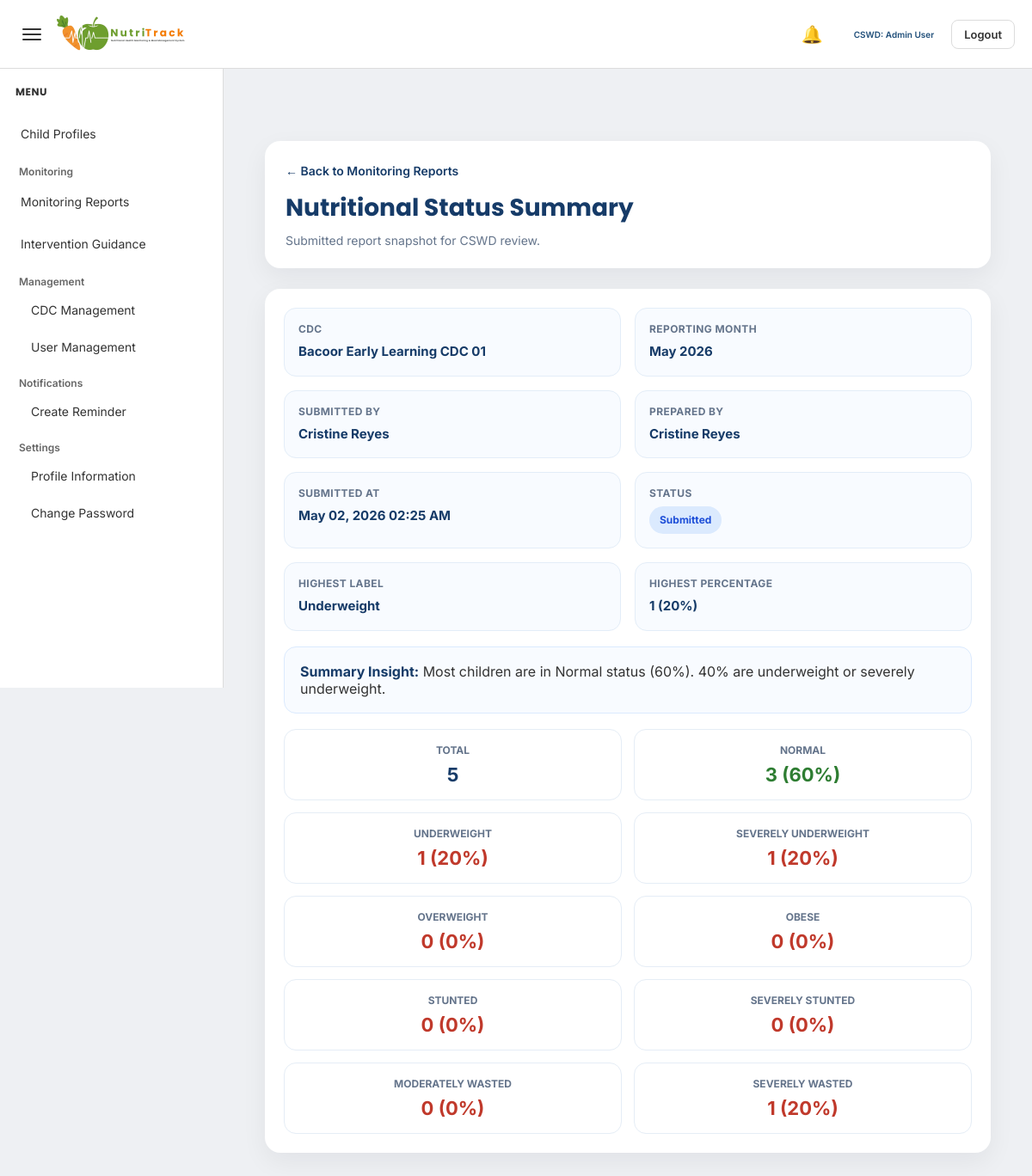
Screenshot of /admin/view_nutritional_status_summary_report.php?id=23 (signed in) with the database file from the repository.
### tables this page shows
CREATE TABLE `submitted_reports` (
  `submitted_report_id` int(11) NOT NULL,
  `report_type` varchar(100) NOT NULL,
  `cdc_id` int(11) NOT NULL,
  `submitted_by` int(11) NOT NULL,
  `date_from` date DEFAULT NULL,
  `date_to` date DEFAULT NULL,
  `submitted_at` datetime NOT NULL DEFAULT current_timestamp(),
  `status` varchar(50) NOT NULL DEFAULT 'submitted',
  `report_payload` longtext NOT NULL
);

CREATE TABLE `cdc` (
  `cdc_id` int(11) NOT NULL,
  `cdc_name` varchar(100) DEFAULT NULL,
  `barangay` varchar(100) DEFAULT NULL,
  `address` text DEFAULT NULL,
  `status` varchar(20) DEFAULT 'Active',
  `created_at` timestamp NOT NULL DEFAULT current_timestamp()
);

### admin/view_nutritional_status_summary_report.php (the view, shortened to what this page needs)
<?php
include '../config/database.php';
function h($value)
{
    return htmlspecialchars((string)$value, ENT_QUOTES, 'UTF-8');
}
function safe_value($value, $fallback = 'N/A')
{
    return (isset($value) && trim((string)$value) !== '') ? $value : $fallback;
}
function format_datetime_value($date, $fallback = 'N/A')
{
    $timestamp = strtotime($date);
    return date('F d, Y h:i A', $timestamp);
}
$submitted_report_id = (int) $_GET['id'];
$report_sql = "
    SELECT
        sr.submitted_report_id,
        sr.report_type,
        sr.cdc_id,
        sr.submitted_by,
        sr.date_from,
        sr.date_to,
        sr.submitted_at,
        sr.status,
        sr.report_payload,
        c.cdc_name,
        c.barangay,
        c.address AS cdc_address,
        CONCAT(
            COALESCE(u.first_name, ''),
            CASE
                WHEN u.first_name IS NOT NULL AND u.first_name != '' AND u.last_name IS NOT NULL AND u.last_name != '' THEN ' '
                ELSE ''
            END,
            COALESCE(u.last_name, '')
        ) AS submitted_by_name
    FROM submitted_reports sr
    INNER JOIN cdc c ON sr.cdc_id = c.cdc_id
    INNER JOIN users u ON sr.submitted_by = u.user_id
    WHERE sr.submitted_report_id = ?
    LIMIT 1
";
$stmt_report = mysqli_prepare($conn, $report_sql);
mysqli_stmt_bind_param($stmt_report, "i", $submitted_report_id);
mysqli_stmt_execute($stmt_report);
$result_report = mysqli_stmt_get_result($stmt_report);
$report = mysqli_fetch_assoc($result_report);
$payload = json_decode($report['report_payload'], true);
$rows = [];
if (isset($payload['submitted_rows']) && is_array($payload['submitted_rows'])) {
    $rows = $payload['submitted_rows'];
}
$summary_row = !empty($rows) && isset($rows[0]) && is_array($rows[0]) ? $rows[0] : [];
$prepared_by = safe_value($payload['prepared_by'] ?? '', $report['submitted_by_name']);
$reporting_month = safe_value($payload['reporting_month'] ?? '', 'N/A');
$reporting_month_display = safe_value($payload['reporting_month_display'] ?? '', $reporting_month);
$summary_text = safe_value($payload['summary_text'] ?? '', 'N/A');
$highest_label = safe_value($payload['highest_label'] ?? '', 'N/A');
$highest_value = isset($payload['highest_value']) ? $payload['highest_value'] : 'N/A';
$highest_pct = isset($payload['highest_pct']) ? $payload['highest_pct'] : 'N/A';
$total = isset($summary_row['total']) ? $summary_row['total'] : 0;
$normal = isset($summary_row['normal']) ? $summary_row['normal'] : 0;
$normal_pct = isset($summary_row['normal_pct']) ? $summary_row['normal_pct'] : 0;
$underweight = isset($summary_row['underweight']) ? $summary_row['underweight'] : 0;
$underweight_pct = isset($summary_row['underweight_pct']) ? $summary_row['underweight_pct'] : 0;
$severely_underweight = isset($summary_row['severely_underweight']) ? $summary_row['severely_underweight'] : 0;
$severely_underweight_pct = isset($summary_row['severely_underweight_pct']) ? $summary_row['severely_underweight_pct'] : 0;
$overweight = isset($summary_row['overweight']) ? $summary_row['overweight'] : 0;
$overweight_pct = isset($summary_row['overweight_pct']) ? $summary_row['overweight_pct'] : 0;
$obese = isset($summary_row['obese']) ? $summary_row['obese'] : 0;
$obese_pct = isset($summary_row['obese_pct']) ? $summary_row['obese_pct'] : 0;
$stunted = isset($summary_row['stunted']) ? $summary_row['stunted'] : 0;
$stunted_pct = isset($summary_row['stunted_pct']) ? $summary_row['stunted_pct'] : 0;
$severely_stunted = isset($summary_row['severely_stunted']) ? $summary_row['severely_stunted'] : 0;
$severely_stunted_pct = isset($summary_row['severely_stunted_pct']) ? $summary_row['severely_stunted_pct'] : 0;
$moderately_wasted = isset($summary_row['moderately_wasted']) ? $summary_row['moderately_wasted'] : 0;
$moderately_wasted_pct = isset($summary_row['moderately_wasted_pct']) ? $summary_row['moderately_wasted_pct'] : 0;
$severely_wasted = isset($summary_row['severely_wasted']) ? $summary_row['severely_wasted'] : 0;
$severely_wasted_pct = isset($summary_row['severely_wasted_pct']) ? $summary_row['severely_wasted_pct'] : 0;
$status = strtolower(trim((string)$report['status']));
$status_class = 'status-default';
if ($status === 'submitted') {
    $status_class = 'status-submitted';
} elseif ($status === 'reviewed') {
    $status_class = 'status-reviewed';
} elseif ($status === 'approved') {
    $status_class = 'status-approved';
} elseif ($status === 'returned') {
    $status_class = 'status-returned';
}
?>
<!DOCTYPE html>
<html lang="en">
<head>
    <link rel="stylesheet" href="../assets/admin/admin-style.css">
</head>
<body>
<?php include '../includes/admin_topbar.php'; ?>
<?php include '../includes/admin_sidebar.php'; ?>
<div class="main-content" id="mainContent">
    <div class="report-view-wrapper">
        <div class="report-header-card">
            <a href="monitoring_reports.php" class="back-link">← Back to Monitoring Reports</a>
            <div class="report-header">
                <h1>Nutritional Status Summary</h1>
                <p>Submitted report snapshot for CSWD review.</p>
            </div>
        </div>
        <div class="summary-card">
            <div class="summary-grid">
                <div class="summary-item">
                    <div class="summary-label">CDC</div>
                    <div class="summary-value"><?php echo h(safe_value($payload['cdc_name'] ?? '', $report['cdc_name'])); ?></div>
                </div>
                <div class="summary-item">
                    <div class="summary-label">Reporting Month</div>
                    <div class="summary-value"><?php echo h($reporting_month_display); ?></div>
                </div>
                <div class="summary-item">
                    <div class="summary-label">Submitted By</div>
                    <div class="summary-value"><?php echo h(safe_value($report['submitted_by_name'])); ?></div>
                </div>
                <div class="summary-item">
                    <div class="summary-label">Prepared By</div>
                    <div class="summary-value"><?php echo h($prepared_by); ?></div>
                </div>
                <div class="summary-item">
                    <div class="summary-label">Submitted At</div>
                    <div class="summary-value"><?php echo h(format_datetime_value($report['submitted_at'])); ?></div>
                </div>
                <div class="summary-item">
                    <div class="summary-label">Status</div>
                    <div class="summary-value">
                        <span class="status-badge <?php echo h($status_class); ?>">
                            <?php echo h(safe_value($report['status'])); ?>
                        </span>
                    </div>
                </div>
                <div class="summary-item">
                    <div class="summary-label">Highest Label</div>
                    <div class="summary-value"><?php echo h($highest_label); ?></div>
                </div>
                <div class="summary-item">
                    <div class="summary-label">Highest Percentage</div>
                    <div class="summary-value"><?php echo h($highest_value); ?> (<?php echo h($highest_pct); ?>%)</div>
                </div>
            </div>
            <div class="highlight-box">
                <strong>Summary Insight:</strong>
                <?php echo h($summary_text); ?>
            </div>
            <div class="status-summary-grid">
                <div class="status-summary-card">
                    <div class="status-summary-title">Total</div>
                    <div class="status-summary-value"><?php echo h($total); ?></div>
                </div>
                <div class="status-summary-card">
                    <div class="status-summary-title">Normal</div>
                    <div class="status-summary-value status-normal"><?php echo h($normal); ?> (<?php echo h($normal_pct); ?>%)</div>
                </div>
                <div class="status-summary-card">
                    <div class="status-summary-title">Underweight</div>
                    <div class="status-summary-value status-alert"><?php echo h($underweight); ?> (<?php echo h($underweight_pct); ?>%)</div>
                </div>
                <div class="status-summary-card">
                    <div class="status-summary-title">Severely Underweight</div>
                    <div class="status-summary-value status-alert"><?php echo h($severely_underweight); ?> (<?php echo h($severely_underweight_pct); ?>%)</div>
                </div>
                <div class="status-summary-card">
                    <div class="status-summary-title">Overweight</div>
                    <div class="status-summary-value status-alert"><?php echo h($overweight); ?> (<?php echo h($overweight_pct); ?>%)</div>
                </div>
                <div class="status-summary-card">
                    <div class="status-summary-title">Obese</div>
                    <div class="status-summary-value status-alert"><?php echo h($obese); ?> (<?php echo h($obese_pct); ?>%)</div>
                </div>
                <div class="status-summary-card">
                    <div class="status-summary-title">Stunted</div>
                    <div class="status-summary-value status-alert"><?php echo h($stunted); ?> (<?php echo h($stunted_pct); ?>%)</div>
                </div>
                <div class="status-summary-card">
                    <div class="status-summary-title">Severely Stunted</div>
                    <div class="status-summary-value status-alert"><?php echo h($severely_stunted); ?> (<?php echo h($severely_stunted_pct); ?>%)</div>
                </div>
                <div class="status-summary-card">
                    <div class="status-summary-title">Moderately Wasted</div>
                    <div class="status-summary-value status-alert"><?php echo h($moderately_wasted); ?> (<?php echo h($moderately_wasted_pct); ?>%)</div>
                </div>
                <div class="status-summary-card">
                    <div class="status-summary-title">Severely Wasted</div>
                    <div class="status-summary-value status-alert"><?php echo h($severely_wasted); ?> (<?php echo h($severely_wasted_pct); ?>%)</div>
                </div>
            </div>
        </div>
    </div>
</div>
</body>
</html>

### assets/admin/admin-style.css (style rules this page uses)
* { box-sizing:border-box; margin:0; padding:0; }
:root { --page-bg:#eef0f3; --card-bg:#ffffff; --text-color:#333333; --muted-text:#666666; --border-color:#dcdcdc; --input-bg:#ffffff; --input-border:#cfcfcf; --readonly-bg:#f5f5f5; --hover-bg:#edf3f8; --active-bg:#dbe7f3; --accent:#1F4E79; --secondary:#2E7D32; --alert:#C0392B; --warning:#E67E22; --table-head:#f7f7f7; --blue-soft:#cfdff1; --green-soft:#dce6da; --red-soft:#eadcdc; --orange-soft:#f4e2d3; }
body { background:var(--page-bg); font-family:'Inter', sans-serif; color:var(--text-color); }
a { text-decoration:none; }
.main-content { margin-left:260px; padding:140px 24px 24px; transition:margin-left 0.25s ease; }
.summary-grid { display:grid; grid-template-columns:repeat(3, 1fr); gap:18px; }
@media (max-width: 1200px) { .summary-grid { grid-template-columns:repeat(2, 1fr); } }

### admin/view_nutritional_status_summary_report.php (style rules this page uses)
.report-view-wrapper { padding: 24px; }
.report-header-card, .summary-card, .table-card { background: #ffffff; border-radius: 18px; box-shadow: 0 10px 30px rgba(15, 23, 42, 0.06); margin-bottom: 24px; }
.report-header-card { padding: 24px; }
.back-link { display: inline-flex; align-items: center; gap: 8px; text-decoration: none; color: #163b68; font-size: 14px; font-weight: 600; margin-bottom: 14px; }
.report-header h1 { margin: 0; font-family: 'Poppins', sans-serif; font-size: 28px; font-weight: 700; color: #163b68; }
.report-header p { margin: 8px 0 0; font-size: 14px; color: #64748b; }
.summary-card { padding: 22px; }
.summary-grid { display: grid; grid-template-columns: repeat(4, minmax(180px, 1fr)); gap: 16px; }
.summary-item { background: #f8fbff; border: 1px solid #e3edf8; border-radius: 14px; padding: 16px; }
.summary-label { font-size: 12px; font-weight: 700; color: #64748b; text-transform: uppercase; letter-spacing: 0.4px; margin-bottom: 8px; }
.summary-value { font-size: 15px; font-weight: 700; color: #163b68; line-height: 1.5; }
.status-summary-grid { display: grid; grid-template-columns: repeat(5, minmax(160px, 1fr)); gap: 14px; margin-top: 18px; }
.status-summary-card { background: #ffffff; border: 1px solid #e5edf6; border-radius: 14px; padding: 16px; text-align: center; }
.status-summary-title { font-size: 12px; font-weight: 700; color: #64748b; text-transform: uppercase; margin-bottom: 8px; }
.status-summary-value { font-size: 22px; font-weight: 700; color: #163b68; }
.status-normal { color: #2E7D32; font-weight: 700; }
.status-alert { color: #C0392B; font-weight: 700; }
.record-count, .status-badge { display: inline-flex; align-items: center; justify-content: center; padding: 7px 12px; border-radius: 999px; font-size: 12px; font-weight: 700; white-space: nowrap; }
.status-badge { text-transform: capitalize; }
.status-submitted { background: #dbeafe; color: #1d4ed8; }
.highlight-box { margin-top: 18px; background: #f8fbff; border: 1px solid #dbeafe; border-radius: 14px; padding: 18px; }
.highlight-box strong { color: #163b68; }
@media (max-width: 1200px) { .summary-grid, .status-summary-grid { grid-template-columns: repeat(2, minmax(180px, 1fr)); } }

### rows the page displays
submitted_reports: cdc.cdc_name "Bacoor Early Learning CDC 01", report_payload "May 2026", submitted_at "May 02, 2026 02:25 AM", status "Submitted", report_payload "Underweight", report_payload "1", report_payload "20", report_payload "Most children are in Normal status (60%). 40% are underweight or severely underweight.", report_payload "5", report_payload "3", report_payload "60", report_payload "0"

### other values shown
$admin_full_name "Admin User"
safe_value($report['submitted_by_name']) "Cristine Reyes"
$prepared_by "Cristine Reyes"
